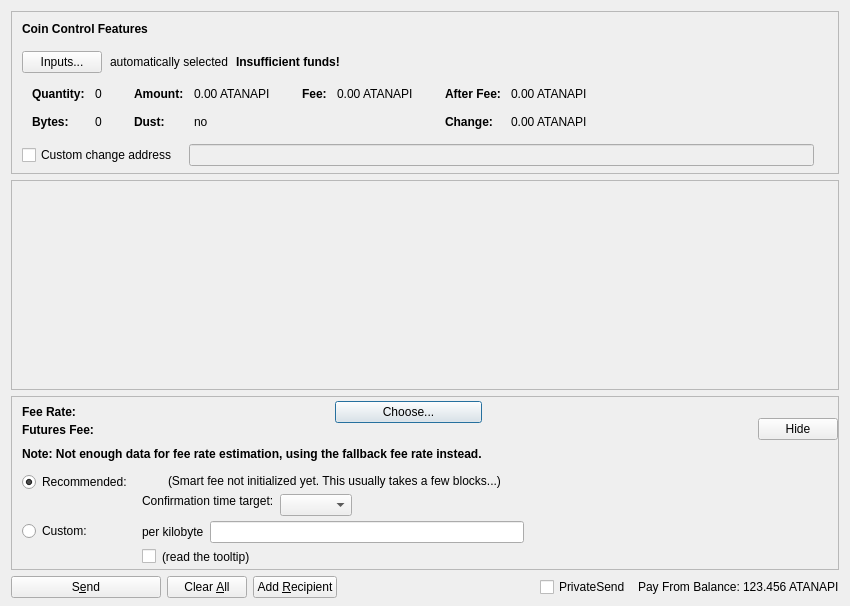
<?xml version="1.0" encoding="UTF-8"?>
<ui version="4.0">
 <class>SendFuturesDialog</class>
 <widget class="QDialog" name="SendFuturesDialog">
  <property name="geometry">
   <rect>
    <x>0</x>
    <y>0</y>
    <width>850</width>
    <height>606</height>
   </rect>
  </property>
  <property name="windowTitle">
   <string>Send Futures</string>
  </property>
  <layout class="QVBoxLayout" name="verticalLayout" stretch="0,1,0,0">
   <property name="bottomMargin">
    <number>8</number>
   </property>
   <item>
    <widget class="QFrame" name="frameCoinControl">
     <property name="sizePolicy">
      <sizepolicy hsizetype="Expanding" vsizetype="Expanding">
       <horstretch>0</horstretch>
       <verstretch>0</verstretch>
      </sizepolicy>
     </property>
     <property name="maximumSize">
      <size>
       <width>16777215</width>
       <height>16777215</height>
      </size>
     </property>
     <property name="frameShape">
      <enum>QFrame::StyledPanel</enum>
     </property>
     <property name="frameShadow">
      <enum>QFrame::Sunken</enum>
     </property>
     <layout class="QVBoxLayout" name="verticalLayoutCoinControl2">
      <property name="spacing">
       <number>0</number>
      </property>
      <property name="leftMargin">
       <number>0</number>
      </property>
      <property name="topMargin">
       <number>0</number>
      </property>
      <property name="rightMargin">
       <number>0</number>
      </property>
      <property name="bottomMargin">
       <number>6</number>
      </property>
      <item>
       <layout class="QVBoxLayout" name="verticalLayoutCoinControl" stretch="0,0,0,0,1">
        <property name="spacing">
         <number>0</number>
        </property>
        <property name="leftMargin">
         <number>10</number>
        </property>
        <property name="topMargin">
         <number>10</number>
        </property>
        <item>
         <layout class="QHBoxLayout" name="horizontalLayoutCoinControl1">
          <property name="bottomMargin">
           <number>15</number>
          </property>
          <item>
           <widget class="QLabel" name="labelCoinControlFeatures">
            <property name="sizePolicy">
             <sizepolicy hsizetype="Preferred" vsizetype="Maximum">
              <horstretch>0</horstretch>
              <verstretch>0</verstretch>
             </sizepolicy>
            </property>
            <property name="font">
             <font>
              <weight>75</weight>
              <bold>true</bold>
             </font>
            </property>
            <property name="styleSheet">
             <string notr="true">font-weight:bold;</string>
            </property>
            <property name="text">
             <string>Coin Control Features</string>
            </property>
           </widget>
          </item>
         </layout>
        </item>
        <item>
         <layout class="QHBoxLayout" name="horizontalLayoutCoinControl2" stretch="0,0,0,0">
          <property name="spacing">
           <number>8</number>
          </property>
          <property name="bottomMargin">
           <number>10</number>
          </property>
          <item>
           <widget class="QPushButton" name="pushButtonCoinControl">
            <property name="styleSheet">
             <string notr="true"/>
            </property>
            <property name="text">
             <string>Inputs...</string>
            </property>
            <property name="autoDefault">
             <bool>false</bool>
            </property>
           </widget>
          </item>
          <item>
           <widget class="QLabel" name="labelCoinControlAutomaticallySelected">
            <property name="text">
             <string>automatically selected</string>
            </property>
            <property name="margin">
             <number>5</number>
            </property>
           </widget>
          </item>
          <item>
           <widget class="QLabel" name="labelCoinControlInsuffFunds">
            <property name="font">
             <font>
              <weight>75</weight>
              <bold>true</bold>
             </font>
            </property>
            <property name="styleSheet">
             <string notr="true">font-weight:bold;</string>
            </property>
            <property name="text">
             <string>Insufficient funds!</string>
            </property>
            <property name="margin">
             <number>5</number>
            </property>
           </widget>
          </item>
          <item>
           <spacer name="horizontalSpacerCoinControl">
            <property name="orientation">
             <enum>Qt::Horizontal</enum>
            </property>
            <property name="sizeHint" stdset="0">
             <size>
              <width>40</width>
              <height>1</height>
             </size>
            </property>
           </spacer>
          </item>
         </layout>
        </item>
        <item>
         <widget class="QWidget" name="widgetCoinControl" native="true">
          <property name="sizePolicy">
           <sizepolicy hsizetype="Preferred" vsizetype="Preferred">
            <horstretch>0</horstretch>
            <verstretch>0</verstretch>
           </sizepolicy>
          </property>
          <property name="minimumSize">
           <size>
            <width>0</width>
            <height>0</height>
           </size>
          </property>
          <property name="styleSheet">
           <string notr="true"/>
          </property>
          <layout class="QHBoxLayout" name="horizontalLayoutCoinControl5">
           <property name="leftMargin">
            <number>0</number>
           </property>
           <property name="topMargin">
            <number>0</number>
           </property>
           <property name="rightMargin">
            <number>0</number>
           </property>
           <property name="bottomMargin">
            <number>0</number>
           </property>
           <item>
            <layout class="QHBoxLayout" name="horizontalLayoutCoinControl3" stretch="0,0,0,1">
             <property name="spacing">
              <number>20</number>
             </property>
             <property name="topMargin">
              <number>0</number>
             </property>
             <property name="bottomMargin">
              <number>10</number>
             </property>
             <item>
              <layout class="QFormLayout" name="formLayoutCoinControl1">
               <property name="horizontalSpacing">
                <number>10</number>
               </property>
               <property name="verticalSpacing">
                <number>14</number>
               </property>
               <property name="leftMargin">
                <number>10</number>
               </property>
               <property name="topMargin">
                <number>4</number>
               </property>
               <property name="rightMargin">
                <number>6</number>
               </property>
               <item row="0" column="0">
                <widget class="QLabel" name="labelCoinControlQuantityText">
                 <property name="font">
                  <font>
                   <weight>75</weight>
                   <bold>true</bold>
                  </font>
                 </property>
                 <property name="text">
                  <string>Quantity:</string>
                 </property>
                 <property name="margin">
                  <number>0</number>
                 </property>
                </widget>
               </item>
               <item row="0" column="1">
                <widget class="QLabel" name="labelCoinControlQuantity">
                 <property name="cursor">
                  <cursorShape>IBeamCursor</cursorShape>
                 </property>
                 <property name="contextMenuPolicy">
                  <enum>Qt::ActionsContextMenu</enum>
                 </property>
                 <property name="text">
                  <string notr="true">0</string>
                 </property>
                 <property name="margin">
                  <number>0</number>
                 </property>
                 <property name="textInteractionFlags">
                  <set>Qt::LinksAccessibleByMouse|Qt::TextSelectableByKeyboard|Qt::TextSelectableByMouse</set>
                 </property>
                </widget>
               </item>
               <item row="1" column="0">
                <widget class="QLabel" name="labelCoinControlBytesText">
                 <property name="font">
                  <font>
                   <weight>75</weight>
                   <bold>true</bold>
                  </font>
                 </property>
                 <property name="text">
                  <string>Bytes:</string>
                 </property>
                </widget>
               </item>
               <item row="1" column="1">
                <widget class="QLabel" name="labelCoinControlBytes">
                 <property name="cursor">
                  <cursorShape>IBeamCursor</cursorShape>
                 </property>
                 <property name="contextMenuPolicy">
                  <enum>Qt::ActionsContextMenu</enum>
                 </property>
                 <property name="text">
                  <string notr="true">0</string>
                 </property>
                 <property name="textInteractionFlags">
                  <set>Qt::LinksAccessibleByMouse|Qt::TextSelectableByKeyboard|Qt::TextSelectableByMouse</set>
                 </property>
                </widget>
               </item>
              </layout>
             </item>
             <item>
              <layout class="QFormLayout" name="formLayoutCoinControl2">
               <property name="horizontalSpacing">
                <number>10</number>
               </property>
               <property name="verticalSpacing">
                <number>14</number>
               </property>
               <property name="leftMargin">
                <number>6</number>
               </property>
               <property name="topMargin">
                <number>4</number>
               </property>
               <property name="rightMargin">
                <number>6</number>
               </property>
               <item row="0" column="0">
                <widget class="QLabel" name="labelCoinControlAmountText">
                 <property name="font">
                  <font>
                   <weight>75</weight>
                   <bold>true</bold>
                  </font>
                 </property>
                 <property name="text">
                  <string>Amount:</string>
                 </property>
                 <property name="margin">
                  <number>0</number>
                 </property>
                </widget>
               </item>
               <item row="0" column="1">
                <widget class="QLabel" name="labelCoinControlAmount">
                 <property name="cursor">
                  <cursorShape>IBeamCursor</cursorShape>
                 </property>
                 <property name="contextMenuPolicy">
                  <enum>Qt::ActionsContextMenu</enum>
                 </property>
                 <property name="text">
                  <string notr="true">0.00 ATANAPI</string>
                 </property>
                 <property name="textInteractionFlags">
                  <set>Qt::LinksAccessibleByMouse|Qt::TextSelectableByKeyboard|Qt::TextSelectableByMouse</set>
                 </property>
                </widget>
               </item>
               <item row="1" column="0">
                <widget class="QLabel" name="labelCoinControlLowOutputText">
                 <property name="font">
                  <font>
                   <weight>75</weight>
                   <bold>true</bold>
                  </font>
                 </property>
                 <property name="text">
                  <string>Dust:</string>
                 </property>
                </widget>
               </item>
               <item row="1" column="1">
                <widget class="QLabel" name="labelCoinControlLowOutput">
                 <property name="cursor">
                  <cursorShape>IBeamCursor</cursorShape>
                 </property>
                 <property name="contextMenuPolicy">
                  <enum>Qt::ActionsContextMenu</enum>
                 </property>
                 <property name="text">
                  <string notr="true">no</string>
                 </property>
                 <property name="textInteractionFlags">
                  <set>Qt::LinksAccessibleByMouse|Qt::TextSelectableByKeyboard|Qt::TextSelectableByMouse</set>
                 </property>
                </widget>
               </item>
              </layout>
             </item>
             <item>
              <layout class="QFormLayout" name="formLayoutCoinControl3">
               <property name="horizontalSpacing">
                <number>10</number>
               </property>
               <property name="verticalSpacing">
                <number>14</number>
               </property>
               <property name="leftMargin">
                <number>6</number>
               </property>
               <property name="topMargin">
                <number>4</number>
               </property>
               <property name="rightMargin">
                <number>6</number>
               </property>
               <item row="0" column="0">
                <widget class="QLabel" name="labelCoinControlFeeText">
                 <property name="font">
                  <font>
                   <weight>75</weight>
                   <bold>true</bold>
                  </font>
                 </property>
                 <property name="text">
                  <string>Fee:</string>
                 </property>
                 <property name="margin">
                  <number>0</number>
                 </property>
                </widget>
               </item>
               <item row="0" column="1">
                <widget class="QLabel" name="labelCoinControlFee">
                 <property name="cursor">
                  <cursorShape>IBeamCursor</cursorShape>
                 </property>
                 <property name="contextMenuPolicy">
                  <enum>Qt::ActionsContextMenu</enum>
                 </property>
                 <property name="text">
                  <string notr="true">0.00 ATANAPI</string>
                 </property>
                 <property name="textInteractionFlags">
                  <set>Qt::LinksAccessibleByMouse|Qt::TextSelectableByKeyboard|Qt::TextSelectableByMouse</set>
                 </property>
                </widget>
               </item>
              </layout>
             </item>
             <item>
              <layout class="QFormLayout" name="formLayoutCoinControl4">
               <property name="horizontalSpacing">
                <number>10</number>
               </property>
               <property name="verticalSpacing">
                <number>14</number>
               </property>
               <property name="leftMargin">
                <number>6</number>
               </property>
               <property name="topMargin">
                <number>4</number>
               </property>
               <property name="rightMargin">
                <number>6</number>
               </property>
               <item row="0" column="0">
                <widget class="QLabel" name="labelCoinControlAfterFeeText">
                 <property name="font">
                  <font>
                   <weight>75</weight>
                   <bold>true</bold>
                  </font>
                 </property>
                 <property name="text">
                  <string>After Fee:</string>
                 </property>
                 <property name="margin">
                  <number>0</number>
                 </property>
                </widget>
               </item>
               <item row="0" column="1">
                <widget class="QLabel" name="labelCoinControlAfterFee">
                 <property name="cursor">
                  <cursorShape>IBeamCursor</cursorShape>
                 </property>
                 <property name="contextMenuPolicy">
                  <enum>Qt::ActionsContextMenu</enum>
                 </property>
                 <property name="text">
                  <string notr="true">0.00 ATANAPI</string>
                 </property>
                 <property name="textInteractionFlags">
                  <set>Qt::LinksAccessibleByMouse|Qt::TextSelectableByKeyboard|Qt::TextSelectableByMouse</set>
                 </property>
                </widget>
               </item>
               <item row="1" column="0">
                <widget class="QLabel" name="labelCoinControlChangeText">
                 <property name="font">
                  <font>
                   <weight>75</weight>
                   <bold>true</bold>
                  </font>
                 </property>
                 <property name="text">
                  <string>Change:</string>
                 </property>
                </widget>
               </item>
               <item row="1" column="1">
                <widget class="QLabel" name="labelCoinControlChange">
                 <property name="cursor">
                  <cursorShape>IBeamCursor</cursorShape>
                 </property>
                 <property name="contextMenuPolicy">
                  <enum>Qt::ActionsContextMenu</enum>
                 </property>
                 <property name="text">
                  <string notr="true">0.00 ATANAPI</string>
                 </property>
                 <property name="textInteractionFlags">
                  <set>Qt::LinksAccessibleByMouse|Qt::TextSelectableByKeyboard|Qt::TextSelectableByMouse</set>
                 </property>
                </widget>
               </item>
              </layout>
             </item>
            </layout>
           </item>
          </layout>
         </widget>
        </item>
        <item>
         <layout class="QHBoxLayout" name="horizontalLayoutCoinControl4" stretch="0,0,0">
          <property name="spacing">
           <number>12</number>
          </property>
          <property name="sizeConstraint">
           <enum>QLayout::SetDefaultConstraint</enum>
          </property>
          <property name="topMargin">
           <number>5</number>
          </property>
          <property name="rightMargin">
           <number>5</number>
          </property>
          <item>
           <widget class="QCheckBox" name="checkBoxCoinControlChange">
            <property name="toolTip">
             <string>If this is activated, but the change address is empty or invalid, change will be sent to a newly generated address.</string>
            </property>
            <property name="text">
             <string>Custom change address</string>
            </property>
           </widget>
          </item>
          <item>
           <widget class="QValidatedLineEdit" name="lineEditCoinControlChange">
            <property name="enabled">
             <bool>false</bool>
            </property>
            <property name="sizePolicy">
             <sizepolicy hsizetype="Expanding" vsizetype="Fixed">
              <horstretch>0</horstretch>
              <verstretch>0</verstretch>
             </sizepolicy>
            </property>
           </widget>
          </item>
          <item>
           <widget class="QLabel" name="labelCoinControlChangeLabel">
            <property name="sizePolicy">
             <sizepolicy hsizetype="Preferred" vsizetype="Expanding">
              <horstretch>0</horstretch>
              <verstretch>0</verstretch>
             </sizepolicy>
            </property>
            <property name="minimumSize">
             <size>
              <width>0</width>
              <height>0</height>
             </size>
            </property>
            <property name="text">
             <string/>
            </property>
            <property name="margin">
             <number>3</number>
            </property>
           </widget>
          </item>
         </layout>
        </item>
        <item>
         <spacer name="verticalSpacerCoinControl">
          <property name="orientation">
           <enum>Qt::Vertical</enum>
          </property>
          <property name="sizeHint" stdset="0">
           <size>
            <width>800</width>
            <height>1</height>
           </size>
          </property>
         </spacer>
        </item>
       </layout>
      </item>
     </layout>
    </widget>
   </item>
   <item>
    <widget class="QScrollArea" name="scrollArea">
     <property name="widgetResizable">
      <bool>true</bool>
     </property>
     <widget class="QWidget" name="scrollAreaWidgetContents">
      <property name="geometry">
       <rect>
        <x>0</x>
        <y>0</y>
        <width>824</width>
        <height>78</height>
       </rect>
      </property>
      <layout class="QVBoxLayout" name="verticalLayout_2" stretch="0,1">
       <property name="leftMargin">
        <number>0</number>
       </property>
       <property name="topMargin">
        <number>0</number>
       </property>
       <property name="rightMargin">
        <number>0</number>
       </property>
       <property name="bottomMargin">
        <number>0</number>
       </property>
       <item>
        <layout class="QVBoxLayout" name="entries">
         <property name="spacing">
          <number>6</number>
         </property>
        </layout>
       </item>
       <item>
        <spacer name="verticalSpacer">
         <property name="orientation">
          <enum>Qt::Vertical</enum>
         </property>
         <property name="sizeHint" stdset="0">
          <size>
           <width>20</width>
           <height>40</height>
          </size>
         </property>
        </spacer>
       </item>
      </layout>
     </widget>
    </widget>
   </item>
   <item>
    <widget class="QFrame" name="frameFee">
     <property name="sizePolicy">
      <sizepolicy hsizetype="Expanding" vsizetype="Expanding">
       <horstretch>0</horstretch>
       <verstretch>0</verstretch>
      </sizepolicy>
     </property>
     <property name="maximumSize">
      <size>
       <width>16777215</width>
       <height>16777215</height>
      </size>
     </property>
     <property name="frameShape">
      <enum>QFrame::StyledPanel</enum>
     </property>
     <property name="frameShadow">
      <enum>QFrame::Sunken</enum>
     </property>
     <layout class="QVBoxLayout" name="verticalLayoutFee1">
      <property name="spacing">
       <number>0</number>
      </property>
      <property name="leftMargin">
       <number>0</number>
      </property>
      <property name="topMargin">
       <number>0</number>
      </property>
      <property name="rightMargin">
       <number>0</number>
      </property>
      <property name="bottomMargin">
       <number>0</number>
      </property>
      <item>
       <layout class="QVBoxLayout" name="verticalLayoutFee2" stretch="0,0,0">
        <property name="spacing">
         <number>0</number>
        </property>
        <property name="leftMargin">
         <number>10</number>
        </property>
        <property name="topMargin">
         <number>0</number>
        </property>
        <item>
         <layout class="QHBoxLayout" name="horizontalLayoutFee1">
          <property name="bottomMargin">
           <number>0</number>
          </property>
          <item>
           <layout class="QVBoxLayout" name="verticalLayoutFee7">
            <property name="spacing">
             <number>0</number>
            </property>
            <item>
             <spacer name="verticalSpacerSmartFee">
              <property name="orientation">
               <enum>Qt::Vertical</enum>
              </property>
              <property name="sizeType">
               <enum>QSizePolicy::Fixed</enum>
              </property>
              <property name="sizeHint" stdset="0">
               <size>
                <width>1</width>
                <height>4</height>
               </size>
              </property>
             </spacer>
            </item>
            <item>
             <layout class="QHBoxLayout" name="horizontalLayoutSmartFee">
              <property name="spacing">
               <number>10</number>
              </property>
              <item>
               <widget class="QLabel" name="labelFeeHeadline">
                <property name="sizePolicy">
                 <sizepolicy hsizetype="Preferred" vsizetype="Maximum">
                  <horstretch>0</horstretch>
                  <verstretch>0</verstretch>
                 </sizepolicy>
                </property>
                <property name="font">
                 <font>
                  <weight>75</weight>
                  <bold>true</bold>
                 </font>
                </property>
                <property name="styleSheet">
                 <string notr="true">font-weight:bold;</string>
                </property>
                <property name="text">
                 <string>Fee Rate:</string>
                </property>
               </widget>
              </item>
              <item>
               <widget class="QLabel" name="labelFeeMinimized">
                <property name="text">
                 <string/>
                </property>
               </widget>
              </item>
              <item>
               <widget class="QPushButton" name="buttonChooseFee">
                <property name="text">
                 <string>Choose...</string>
                </property>
               </widget>
              </item>
             </layout>
            </item>
            <item>
             <layout class="QHBoxLayout" name="horizontalLayout_3">
              <item>
               <widget class="QLabel" name="ftxFeeLabel">
                <property name="sizePolicy">
                 <sizepolicy hsizetype="Preferred" vsizetype="Maximum">
                  <horstretch>0</horstretch>
                  <verstretch>0</verstretch>
                 </sizepolicy>
                </property>
                <property name="font">
                 <font>
                  <weight>75</weight>
                  <bold>true</bold>
                 </font>
                </property>
                <property name="text">
                 <string>Futures Fee:</string>
                </property>
               </widget>
              </item>
              <item>
               <widget class="QLabel" name="ftxFee">
                <property name="text">
                 <string/>
                </property>
                <property name="indent">
                 <number>1</number>
                </property>
               </widget>
              </item>
             </layout>
            </item>
            <item>
             <spacer name="verticalSpacer_7">
              <property name="orientation">
               <enum>Qt::Vertical</enum>
              </property>
              <property name="sizeHint" stdset="0">
               <size>
                <width>1</width>
                <height>10</height>
               </size>
              </property>
             </spacer>
            </item>
            <item>
             <widget class="QLabel" name="fallbackFeeWarningLabel">
              <property name="font">
               <font>
                <weight>75</weight>
                <bold>true</bold>
               </font>
              </property>
              <property name="toolTip">
               <string>Using the fallbackfee can result in sending a transaction that will take several hours or days (or never) to confirm. Consider choosing your fee manually or wait until you have validated the complete chain.</string>
              </property>
              <property name="text">
               <string>Note: Not enough data for fee rate estimation, using the fallback fee rate instead.</string>
              </property>
              <property name="wordWrap">
               <bool>false</bool>
              </property>
             </widget>
            </item>
            <item>
             <spacer name="verticalSpacer_5">
              <property name="orientation">
               <enum>Qt::Vertical</enum>
              </property>
              <property name="sizeHint" stdset="0">
               <size>
                <width>1</width>
                <height>1</height>
               </size>
              </property>
             </spacer>
            </item>
           </layout>
          </item>
          <item>
           <spacer name="horizontalSpacer_4">
            <property name="orientation">
             <enum>Qt::Horizontal</enum>
            </property>
            <property name="sizeHint" stdset="0">
             <size>
              <width>1</width>
              <height>1</height>
             </size>
            </property>
           </spacer>
          </item>
          <item>
           <widget class="QPushButton" name="buttonMinimizeFee">
            <property name="toolTip">
             <string>collapse fee-settings</string>
            </property>
            <property name="text">
             <string>Hide</string>
            </property>
           </widget>
          </item>
         </layout>
        </item>
        <item>
         <widget class="QFrame" name="frameFeeSelection">
          <layout class="QVBoxLayout" name="verticalLayoutFee12">
           <property name="spacing">
            <number>0</number>
           </property>
           <property name="leftMargin">
            <number>0</number>
           </property>
           <property name="topMargin">
            <number>0</number>
           </property>
           <property name="rightMargin">
            <number>0</number>
           </property>
           <property name="bottomMargin">
            <number>0</number>
           </property>
           <item>
            <layout class="QGridLayout" name="gridLayoutFee">
             <property name="topMargin">
              <number>10</number>
             </property>
             <property name="bottomMargin">
              <number>4</number>
             </property>
             <property name="horizontalSpacing">
              <number>10</number>
             </property>
             <property name="verticalSpacing">
              <number>4</number>
             </property>
             <item row="1" column="1">
              <layout class="QVBoxLayout" name="verticalLayoutFee8">
               <property name="spacing">
                <number>6</number>
               </property>
               <item>
                <layout class="QHBoxLayout" name="horizontalLayoutFee13">
                 <item>
                  <widget class="QLabel" name="labelCustomPerKilobyte">
                   <property name="toolTip">
                    <string>If the custom fee is set to 1000 ruffs and the transaction is only 250 bytes, then &quot;per kilobyte&quot; only pays 250 ruffs in fee,&lt;br /&gt;while &quot;at least&quot; pays 1000 ruffs. For transactions bigger than a kilobyte both pay by kilobyte.</string>
                   </property>
                   <property name="text">
                    <string>per kilobyte</string>
                   </property>
                  </widget>
                 </item>
                 <item>
                  <widget class="BitcoinAmountField" name="customFee"/>
                 </item>
                 <item>
                  <spacer name="horizontalSpacer_6">
                   <property name="orientation">
                    <enum>Qt::Horizontal</enum>
                   </property>
                   <property name="sizeHint" stdset="0">
                    <size>
                     <width>1</width>
                     <height>1</height>
                    </size>
                   </property>
                  </spacer>
                 </item>
                </layout>
               </item>
               <item>
                <layout class="QHBoxLayout" name="horizontalLayoutFee8">
                 <item>
                  <widget class="QCheckBox" name="checkBoxMinimumFee">
                   <property name="toolTip">
                    <string>Paying only the minimum fee is just fine as long as there is less transaction volume than space in the blocks.&lt;br /&gt;But be aware that this can end up in a never confirming transaction once there is more demand for atanapi transactions than the network can process.</string>
                   </property>
                   <property name="text">
                    <string/>
                   </property>
                  </widget>
                 </item>
                 <item>
                  <widget class="QLabel" name="labelMinFeeWarning">
                   <property name="enabled">
                    <bool>true</bool>
                   </property>
                   <property name="toolTip">
                    <string>Paying only the minimum fee is just fine as long as there is less transaction volume than space in the blocks.&lt;br /&gt;But be aware that this can end up in a never confirming transaction once there is more demand for atanapi transactions than the network can process.</string>
                   </property>
                   <property name="text">
                    <string>(read the tooltip)</string>
                   </property>
                   <property name="margin">
                    <number>5</number>
                   </property>
                  </widget>
                 </item>
                 <item>
                  <spacer name="horizontalSpacer_2">
                   <property name="orientation">
                    <enum>Qt::Horizontal</enum>
                   </property>
                   <property name="sizeHint" stdset="0">
                    <size>
                     <width>1</width>
                     <height>1</height>
                    </size>
                   </property>
                  </spacer>
                 </item>
                </layout>
               </item>
              </layout>
             </item>
             <item row="0" column="0">
              <layout class="QVBoxLayout" name="verticalLayoutFee4" stretch="0,1">
               <item>
                <widget class="QRadioButton" name="radioSmartFee">
                 <property name="text">
                  <string>Recommended:</string>
                 </property>
                 <property name="checked">
                  <bool>true</bool>
                 </property>
                 <attribute name="buttonGroup">
                  <string notr="true">groupFee</string>
                 </attribute>
                </widget>
               </item>
               <item>
                <spacer name="verticalSpacer_2">
                 <property name="orientation">
                  <enum>Qt::Vertical</enum>
                 </property>
                 <property name="sizeHint" stdset="0">
                  <size>
                   <width>1</width>
                   <height>1</height>
                  </size>
                 </property>
                </spacer>
               </item>
              </layout>
             </item>
             <item row="1" column="0">
              <layout class="QVBoxLayout" name="verticalLayoutFee9" stretch="0,1">
               <item>
                <widget class="QRadioButton" name="radioCustomFee">
                 <property name="text">
                  <string>Custom:</string>
                 </property>
                 <attribute name="buttonGroup">
                  <string notr="true">groupFee</string>
                 </attribute>
                </widget>
               </item>
               <item>
                <spacer name="verticalSpacer_6">
                 <property name="orientation">
                  <enum>Qt::Vertical</enum>
                 </property>
                 <property name="sizeHint" stdset="0">
                  <size>
                   <width>1</width>
                   <height>1</height>
                  </size>
                 </property>
                </spacer>
               </item>
              </layout>
             </item>
             <item row="0" column="1">
              <layout class="QVBoxLayout" name="verticalLayoutFee3" stretch="0,0,1">
               <property name="spacing">
                <number>6</number>
               </property>
               <property name="topMargin">
                <number>2</number>
               </property>
               <item>
                <layout class="QHBoxLayout" name="horizontalLayoutFee12">
                 <item>
                  <widget class="QLabel" name="labelSmartFee">
                   <property name="text">
                    <string/>
                   </property>
                   <property name="margin">
                    <number>2</number>
                   </property>
                  </widget>
                 </item>
                 <item>
                  <widget class="QLabel" name="labelFeeEstimation">
                   <property name="text">
                    <string/>
                   </property>
                  </widget>
                 </item>
                 <item>
                  <widget class="QLabel" name="labelSmartFee2">
                   <property name="text">
                    <string>(Smart fee not initialized yet. This usually takes a few blocks...)</string>
                   </property>
                   <property name="margin">
                    <number>2</number>
                   </property>
                  </widget>
                 </item>
                 <item>
                  <spacer name="horizontalSpacer_5">
                   <property name="orientation">
                    <enum>Qt::Horizontal</enum>
                   </property>
                   <property name="sizeHint" stdset="0">
                    <size>
                     <width>1</width>
                     <height>1</height>
                    </size>
                   </property>
                  </spacer>
                 </item>
                </layout>
               </item>
               <item>
                <layout class="QHBoxLayout" name="horizontalLayoutFee9">
                 <item>
                  <layout class="QVBoxLayout" name="verticalLayoutFee6">
                   <item>
                    <widget class="QLabel" name="labelSmartFee3">
                     <property name="text">
                      <string>Confirmation time target:</string>
                     </property>
                     <property name="margin">
                      <number>2</number>
                     </property>
                    </widget>
                   </item>
                   <item>
                    <spacer name="verticalSpacer_3">
                     <property name="orientation">
                      <enum>Qt::Vertical</enum>
                     </property>
                     <property name="sizeHint" stdset="0">
                      <size>
                       <width>1</width>
                       <height>1</height>
                      </size>
                     </property>
                    </spacer>
                   </item>
                  </layout>
                 </item>
                 <item>
                  <layout class="QVBoxLayout" name="verticalLayoutFee5">
                   <property name="rightMargin">
                    <number>30</number>
                   </property>
                   <item>
                    <layout class="QHBoxLayout" name="horizontalLayoutConfTarget">
                     <property name="bottomMargin">
                      <number>0</number>
                     </property>
                     <item>
                      <widget class="QComboBox" name="confTargetSelector"/>
                     </item>
                     <item>
                      <spacer name="horizontalSpacerConfTarget">
                       <property name="orientation">
                        <enum>Qt::Horizontal</enum>
                       </property>
                       <property name="sizeHint" stdset="0">
                        <size>
                         <width>40</width>
                         <height>20</height>
                        </size>
                       </property>
                      </spacer>
                     </item>
                    </layout>
                   </item>
                  </layout>
                 </item>
                </layout>
               </item>
               <item>
                <spacer name="verticalSpacer_4">
                 <property name="orientation">
                  <enum>Qt::Vertical</enum>
                 </property>
                 <property name="sizeHint" stdset="0">
                  <size>
                   <width>1</width>
                   <height>1</height>
                  </size>
                 </property>
                </spacer>
               </item>
              </layout>
             </item>
            </layout>
           </item>
          </layout>
         </widget>
        </item>
        <item>
         <spacer name="verticalSpacerFee">
          <property name="orientation">
           <enum>Qt::Vertical</enum>
          </property>
          <property name="sizeHint" stdset="0">
           <size>
            <width>800</width>
            <height>1</height>
           </size>
          </property>
         </spacer>
        </item>
       </layout>
      </item>
     </layout>
    </widget>
   </item>
   <item>
    <layout class="QHBoxLayout" name="horizontalLayout">
     <item>
      <widget class="QPushButton" name="sendButton">
       <property name="minimumSize">
        <size>
         <width>150</width>
         <height>0</height>
        </size>
       </property>
       <property name="toolTip">
        <string>Confirm the send action</string>
       </property>
       <property name="text">
        <string>S&amp;end</string>
       </property>
       <property name="autoDefault">
        <bool>false</bool>
       </property>
       <property name="default">
        <bool>false</bool>
       </property>
      </widget>
     </item>
     <item>
      <widget class="QPushButton" name="clearButton">
       <property name="sizePolicy">
        <sizepolicy hsizetype="Minimum" vsizetype="Fixed">
         <horstretch>0</horstretch>
         <verstretch>0</verstretch>
        </sizepolicy>
       </property>
       <property name="toolTip">
        <string>Clear all fields of the form.</string>
       </property>
       <property name="text">
        <string>Clear &amp;All</string>
       </property>
       <property name="autoDefault">
        <bool>false</bool>
       </property>
      </widget>
     </item>
     <item>
      <widget class="QPushButton" name="addButton">
       <property name="toolTip">
        <string>Send to multiple recipients at once</string>
       </property>
       <property name="text">
        <string>Add &amp;Recipient</string>
       </property>
       <property name="autoDefault">
        <bool>false</bool>
       </property>
      </widget>
     </item>
     <item>
      <spacer name="horizontalSpacer">
       <property name="orientation">
        <enum>Qt::Horizontal</enum>
       </property>
       <property name="sizeHint" stdset="0">
        <size>
         <width>40</width>
         <height>20</height>
        </size>
       </property>
      </spacer>
     </item>
     <item>
      <layout class="QHBoxLayout" name="horizontalLayout_2">
       <property name="spacing">
        <number>3</number>
       </property>
       <item>
        <widget class="QCheckBox" name="checkUsePrivateSend">
         <property name="minimumSize">
          <size>
           <width>95</width>
           <height>0</height>
          </size>
         </property>
         <property name="text">
          <string>PrivateSend</string>
         </property>
         <property name="checked">
          <bool>false</bool>
         </property>
        </widget>
       </item>
       <item>
        <widget class="QLabel" name="label">
         <property name="text">
          <string>Pay From Balance:</string>
         </property>
        </widget>
       </item>
       <item>
        <widget class="QLabel" name="labelBalance">
         <property name="sizePolicy">
          <sizepolicy hsizetype="Preferred" vsizetype="Fixed">
           <horstretch>0</horstretch>
           <verstretch>0</verstretch>
          </sizepolicy>
         </property>
         <property name="cursor">
          <cursorShape>IBeamCursor</cursorShape>
         </property>
         <property name="text">
          <string notr="true">123.456 ATANAPI</string>
         </property>
         <property name="textInteractionFlags">
          <set>Qt::LinksAccessibleByMouse|Qt::TextSelectableByKeyboard|Qt::TextSelectableByMouse</set>
         </property>
        </widget>
       </item>
      </layout>
     </item>
    </layout>
   </item>
  </layout>
 </widget>
 <customwidgets>
  <customwidget>
   <class>QValidatedLineEdit</class>
   <extends>QLineEdit</extends>
   <header>qt/qvalidatedlineedit.h</header>
  </customwidget>
  <customwidget>
   <class>BitcoinAmountField</class>
   <extends>QLineEdit</extends>
   <header>qt/bitcoinamountfield.h</header>
   <container>1</container>
  </customwidget>
 </customwidgets>
 <resources>
  <include location="../atanapi.qrc"/>
 </resources>
 <connections/>
 <buttongroups>
  <buttongroup name="groupFee"/>
 </buttongroups>
</ui>
